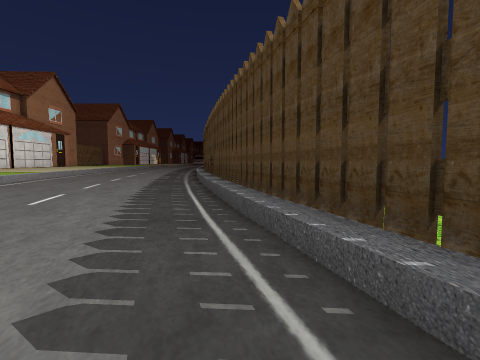
view 1 (above)

21 first-person views from a walk through a Unity game level. The camera is 1.3 m above the floor, tilts 4° down and sees 85° across. Doors are open. The floor is counted in squares, 2 m on a side. Each view is taken from the middle of a square. On the plan, view 1 faces up. The plan holds only what a view shows up to about 9 squares ahead; the rest is blank. The place goes on beyond the plan. The player is left out. Some animated figures are left out. Some surface patterns are stand-ins.

view 2
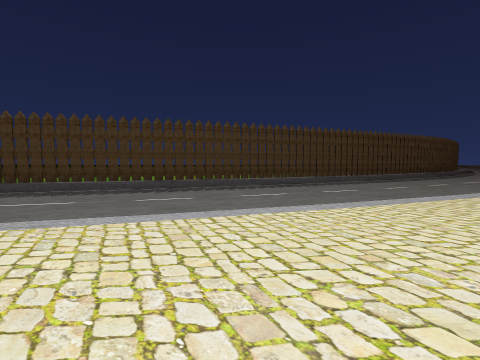

view 3
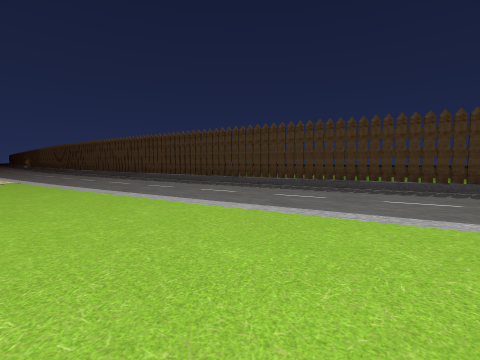

view 4
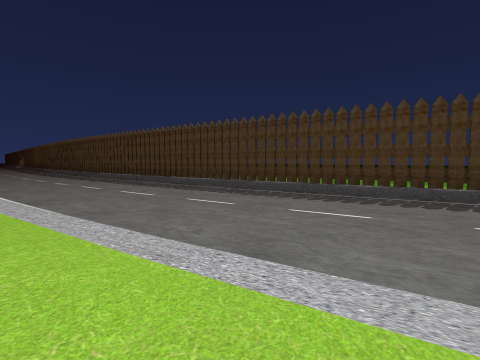

view 5
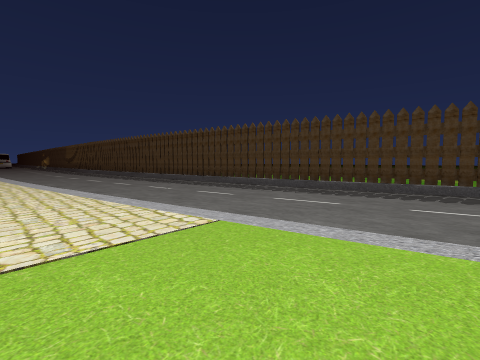

view 6
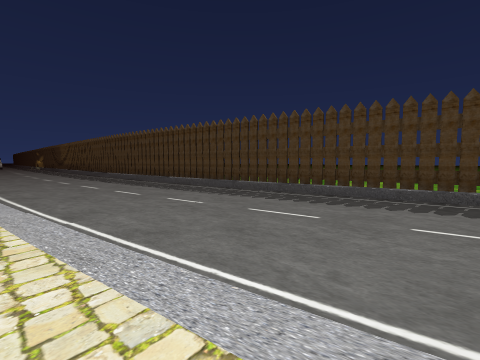

view 7
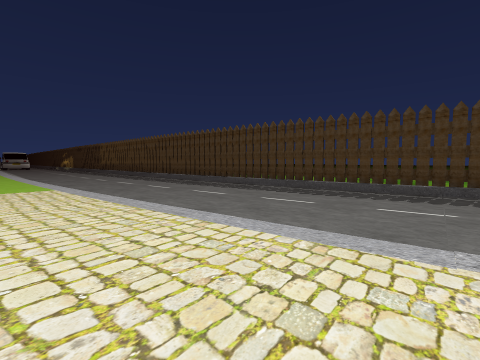

view 8
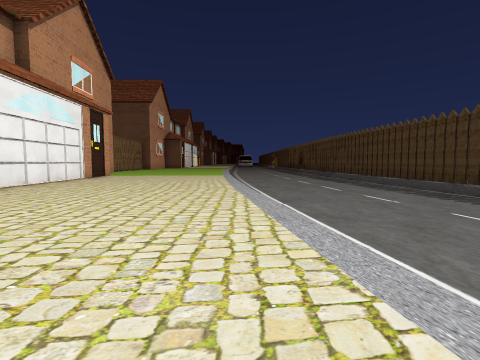

view 9
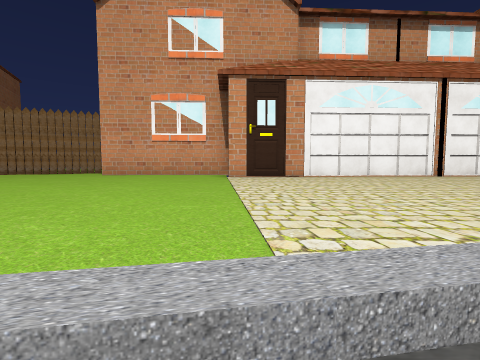

view 10
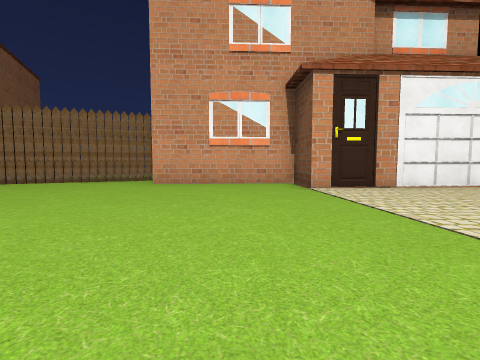

view 11
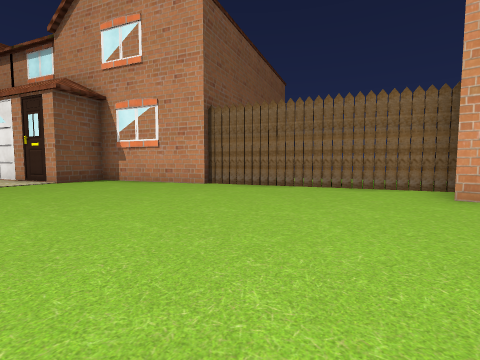

view 12
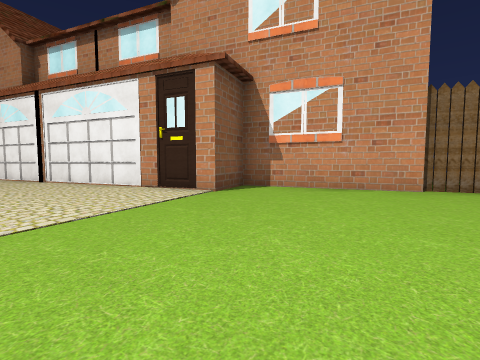

view 13
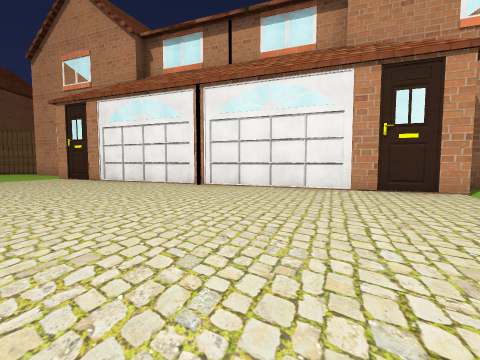

view 14
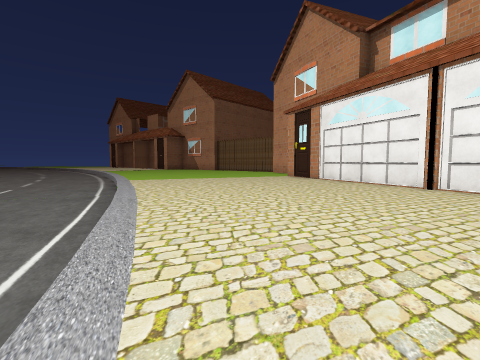

view 15
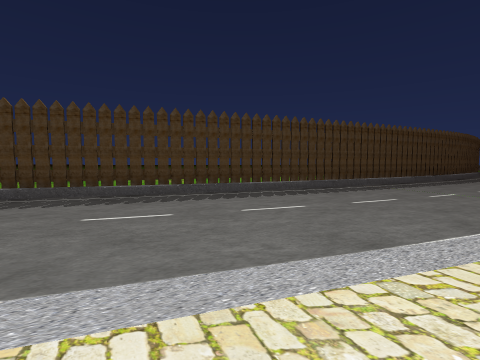

view 16
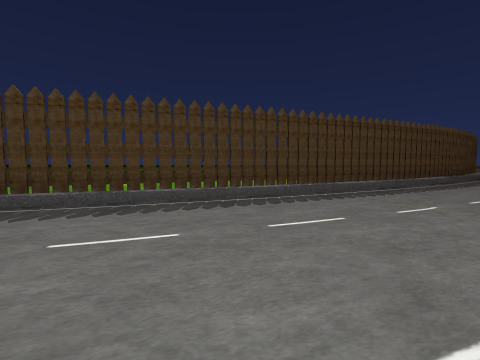

view 17
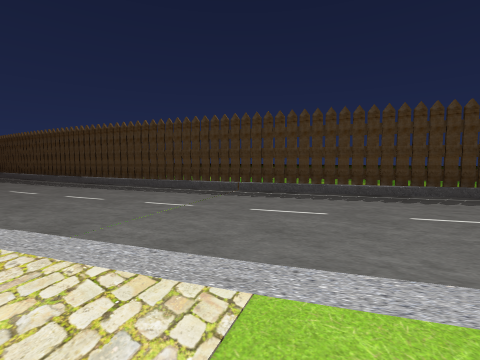

view 18
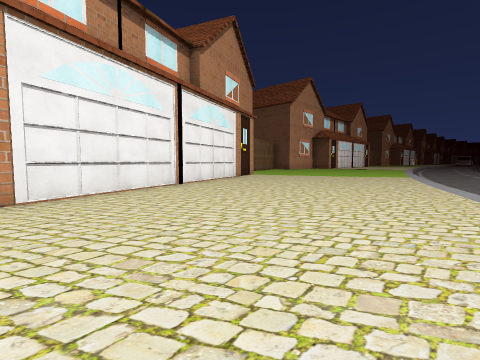

view 19
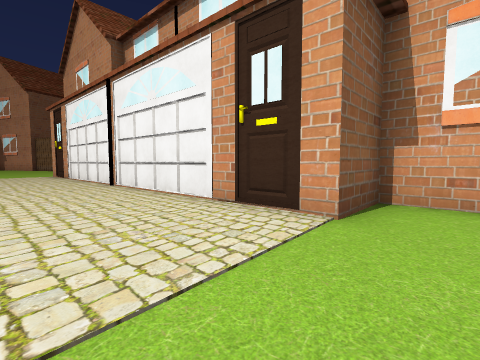

view 20
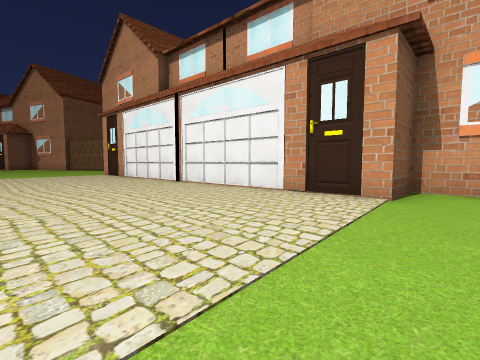

view 21
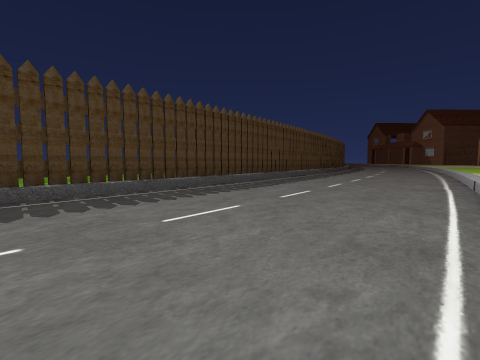

### Floor plan
Key: @ floor where view 1 was taken; # wall or solid block; . main floor; - floor 0.5 m lower than the main floor; / step, stairs or slope; v drop or lower ground; O other object.
Columns run from 17 left of view 1 to 7 right of it. Each row starts with its distance up from view 1.
 24 #.......------#
 23 #.......------#
 22 ###...../-----#
 21   #...../-----v
 20   #...../-----/#
 19   #...../-----/#
 18   #...../-----/#
 17   #O..../-----/#
 16   #......------#
 15   #......------#
 14   #....../-----#
 13   #....../-----/#
 12   #....../-----/#
 11  ##....../-----/#
 10  #........------#
  9  #........------#
  8  #......../-----/#
  7 ##......../-----/#
  6 #........./-----/#
  5 #..........------#
  4 #........../-----/# v
  3 ##........./-----/#vv
  2  #........./------#
  1  ##.........------/#
  0   #........./----@/#
 -1   ##......../------#
 -2    #.........------/#
 -3    ###......./-----/#
 -4      ##....../------#
 -5       #.......------/#
 -6       #......./-----/#
 -7       ##.......------/#
 -8        vO....../-----/#
 -9         #....../------/v
-10         #......./-----/#
-11         #......./------/#
-12         ##......./------#

Positions as (right, up) in squares from view 1, and headings:
1: (0, 0), facing up
2: (-8, -2), facing right
3: (-9, 1), facing up-right
4: (-8, 5), facing up-right
5: (-10, 9), facing up-right
6: (-9, 12), facing up-right
7: (-11, 16), facing up-right
8: (-9, 11), facing up
9: (-7, 11), facing left
10: (-8, 9), facing left
11: (-10, 7), facing down-left
12: (-8, 2), facing down-left
13: (-5, -2), facing down-left
14: (-5, -2), facing down
15: (-6, -2), facing right
16: (-4, -4), facing right
17: (-2, -12), facing up-right
18: (-3, -12), facing up-left
19: (-12, 24), facing down-left
20: (-10, 24), facing down-left
21: (-9, 24), facing down-right
